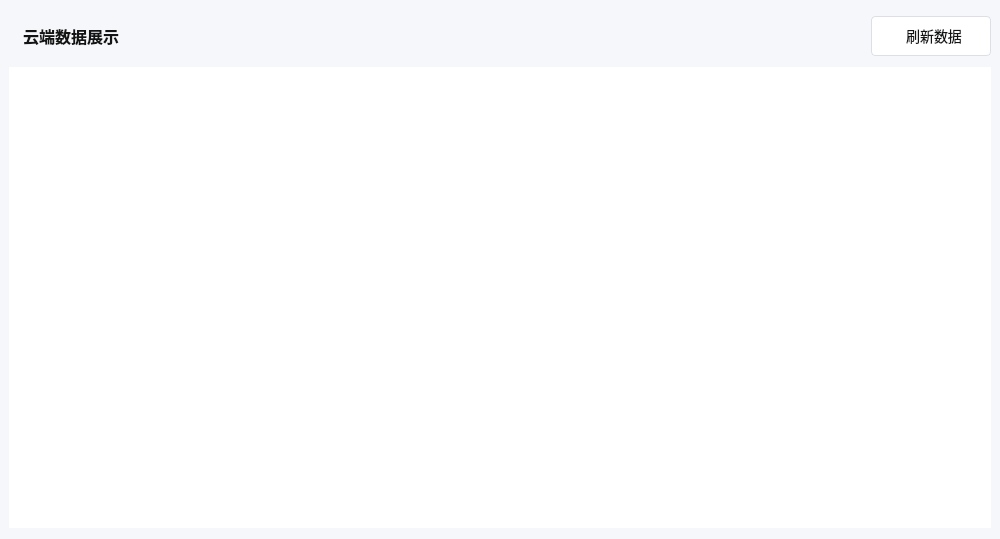
<?xml version="1.0" encoding="UTF-8"?>
<ui version="4.0">
 <class>FormDataCloud</class>
 <widget class="QWidget" name="FormDataCloud">
  <property name="geometry">
   <rect>
    <x>0</x>
    <y>0</y>
    <width>1000</width>
    <height>539</height>
   </rect>
  </property>
  <property name="sizePolicy">
   <sizepolicy hsizetype="Minimum" vsizetype="Preferred">
    <horstretch>0</horstretch>
    <verstretch>0</verstretch>
   </sizepolicy>
  </property>
  <property name="minimumSize">
   <size>
    <width>1000</width>
    <height>0</height>
   </size>
  </property>
  <property name="windowTitle">
   <string>Form</string>
  </property>
  <property name="styleSheet">
   <string notr="true">background: rgb(245,247,250);</string>
  </property>
  <layout class="QVBoxLayout" name="verticalLayout">
   <property name="leftMargin">
    <number>9</number>
   </property>
   <property name="rightMargin">
    <number>9</number>
   </property>
   <item>
    <layout class="QHBoxLayout" name="horizontalLayout">
     <item>
      <widget class="QLabel" name="label">
       <property name="sizePolicy">
        <sizepolicy hsizetype="Preferred" vsizetype="Fixed">
         <horstretch>0</horstretch>
         <verstretch>0</verstretch>
        </sizepolicy>
       </property>
       <property name="minimumSize">
        <size>
         <width>0</width>
         <height>50</height>
        </size>
       </property>
       <property name="maximumSize">
        <size>
         <width>16777215</width>
         <height>50</height>
        </size>
       </property>
       <property name="styleSheet">
        <string notr="true">opacity: 1;
font-size: 16px;
font-weight: bold;
line-height: 24px;
color: #131414;
background-image: url(:/res/image/right-arrow.png);
background-repeat: no-repeat;
background-position: left center;
text-align: left;
padding-left: 10px;</string>
       </property>
       <property name="text">
        <string>云端数据展示</string>
       </property>
      </widget>
     </item>
     <item>
      <spacer name="horizontalSpacer">
       <property name="orientation">
        <enum>Qt::Horizontal</enum>
       </property>
       <property name="sizeHint" stdset="0">
        <size>
         <width>40</width>
         <height>20</height>
        </size>
       </property>
      </spacer>
     </item>
     <item>
      <widget class="QPushButton" name="btnRefresh">
       <property name="minimumSize">
        <size>
         <width>120</width>
         <height>40</height>
        </size>
       </property>
       <property name="maximumSize">
        <size>
         <width>16777215</width>
         <height>40</height>
        </size>
       </property>
       <property name="styleSheet">
        <string notr="true">.QPushButton{
    border-radius: 4px;
    opacity: 1;
    background: #FFFFFF;
    border:1px solid #DCDFE6;
    font-size: 14px;
    font-weight: normal;
    line-height: 24px;
    color: #131414;
    padding-left:16px;
    padding-right:16px;
    background-image:url(:/res/image/refresh.png);
    background-repeat:no-repeat;
    background-position:left center;
    background-origin: content;
    padding-right: 10px;
}

.QPushButton:hover{
	border:1px solid #131414;
}</string>
       </property>
       <property name="text">
        <string>刷新数据</string>
       </property>
      </widget>
     </item>
    </layout>
   </item>
   <item>
    <widget class="QTableView" name="tableView">
     <property name="styleSheet">
      <string notr="true">QTableView {
    background-color: #fff;
    color: #2D3440;
    border: none;
    padding: 2px 4px;
    selection-color: #2D3440;                             /*选中区域的文字颜色*/
    selection-background-color: rgb(255,255,255);        /*选中区域的背景色*/
    font-size:16px;
}
QScrollBar:vertical{
    background: transparent;
    border-radius:5px;
    width: 10px;
}
QScrollBar::handle:vertical {
    background-color: #e0e0e0;
    min-height: 242px;
    border-radius:5px;
    width: 10px;
}

/* 向上区域样式 */
QScrollBar::sub-line:vertical {
    border: none;
}

/* 向下区域样式 */
QScrollBar::add-line:vertical {
    border: none;
}

QScrollBar:horizontal{
    background: transparent;
    border-radius:5px;
    height: 10px;
}
QScrollBar::handle:horizontal {
    background-color: #e0e0e0;
    min-width: 242px;
    border-radius:5px;
    height: 10px;
}

/* 向上区域样式 */
QScrollBar::sub-line:horizontal {
  border: none;
}

/* 向下区域样式 */
QScrollBar::add-line:horizontal {
  border: none;
}</string>
     </property>
    </widget>
   </item>
  </layout>
 </widget>
 <resources/>
 <connections/>
</ui>
